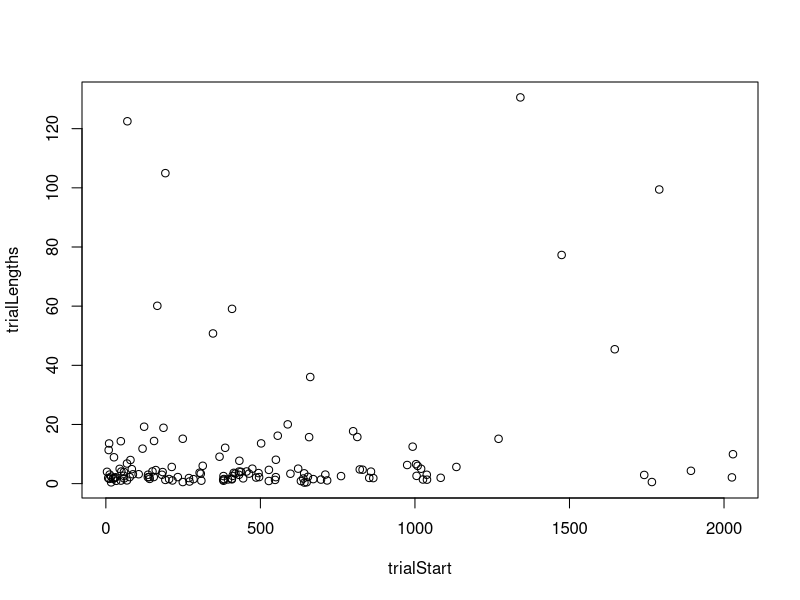
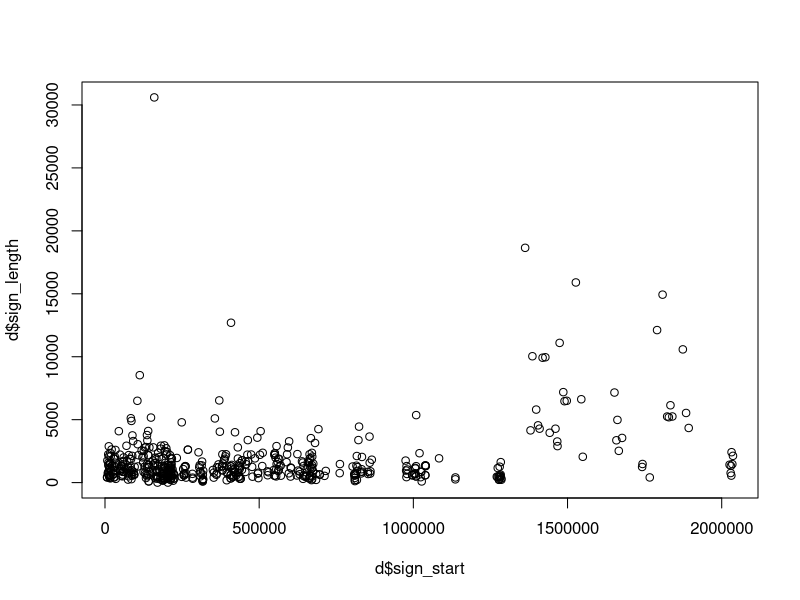
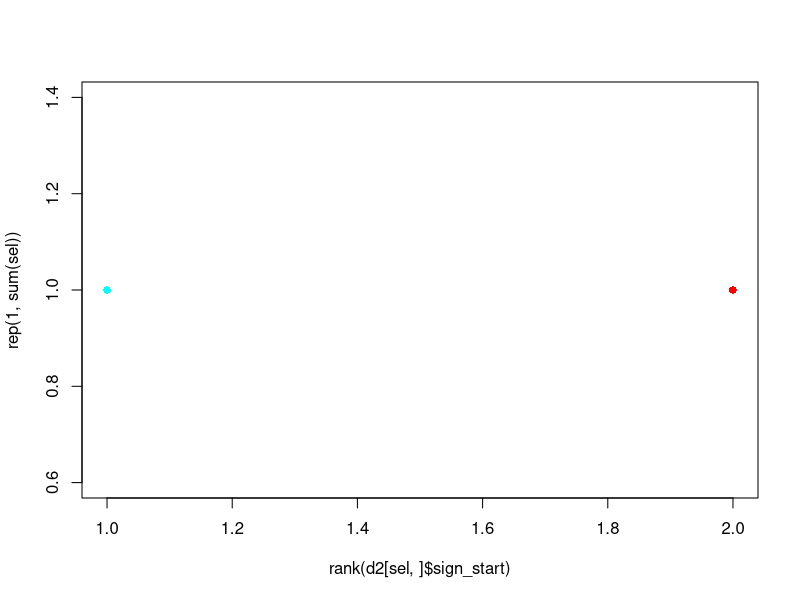

The R script that drew these images, in order: (Note: this script raises an error after producing the figures.)
setwd("~/Documents/MPI/KangSukColours/ColourExperiment/processing/")


colourNumbers = c("1","5","7","14",'18','24')
colourNames = c("red",'brown','black','green','yellow','pink')
names(colourNames) = colourNumbers
colourNamesDark = c("dark red", 'orange', 'gray', 'dark green','gold', 'purple')

checkIconicity = function(x){
  tx = table(x[x!=''])
  
  if(length(tx)==0){
    return(NA)
  }
  
  if(length(tx)==1){
    return(names(tx)[1])
  } else{
    print(paste("Warning: different iconicity values for sign"))
    print(tx)
    return(names(sort(tx,decreasing = T))[1])
  }
}

getDetails = function(x){
  x = strsplit(x,"_")[[1]]
  y = strsplit(x[5],"-")[[1]]
  return(c(week=as.numeric(x[3]), session=as.numeric(x[4]),y[1],y[2]))
}

findOverlaps = function(rangesA){
  
  overlaps = sapply(1:nrow(rangesA), function(i){
    # if start or end is within range, then findInterval returns 1,
    # so multiplying should only return 1 if BOTH are
    startO= findInterval(rangesA[,1], c(rangesA[i,1],rangesA[i,2])) 
    endO = findInterval(rangesA[,2], c(rangesA[i,1],rangesA[i,2]))
    (startO==1) | (endO==1)
  })
  ret = data.frame(which(overlaps==1, arr.ind = T))
  ret = ret[ret[,1]!=ret[,2],]
  if(nrow(ret)==0){
    return(NA)
  }
  ret = data.frame(t(apply(ret, 1, function(X){
    c(rangesA[X[1],], rangesA[X[2],])
  })))
  ret = ret[(ret[,2] - ret[,3]) != 0,]
  names(ret) = c("TrialA_start","TrialA_end","TrialB_start","TrialB_end")
  return(ret)
}

  
d = read.csv("../data/processedData/variants.csv", stringsAsFactors = F, quote='')

d[,c("week",'session','part1','part2')] = t(sapply(d$filename,getDetails))

d$week = as.numeric(d$week)

d = d[order(d$week,d$session,d$sign_start),]


#d = d[d$sign_value!='SAME',]
d = d[d$sign_value!='',]
d = d[d$sign_value!='?',]

d[d$sign_value=="FOLWER",]$sign_value = "FLOWER"
d[d$sign_value=="BIGHT",]$sign_value = "BRIGHT"
d[d$sign_value=="SIGINING",]$sign_value = "SIGNING"
d$sign_value = gsub("^ ","", d$sign_value)
d$sign_value = gsub(" $","", d$sign_value)
d$sign_value = toupper(d$sign_value)

#####
# Find any trials that are overlapping
overlaps = sapply(unique(d$filename),function(X){
  dx = d[d$filename==X,]
  dx = dx[!duplicated(dx$trial_start),]
  findOverlaps(cbind(dx$trial_start,dx$trial_end))
})

overlaps[!is.na(overlaps)]

# make sure that all iconicity ratings are the same
d$iconic[d$iconic==""] = NA
ndiff = tapply(d$iconic, d$sign_value, function(x){(length(unique(x[!is.na(x)])))})
names(ndiff) = tapply(d$sign_value, d$sign_value, function(x){head(x,1)})
ndiff[ndiff>1]

iconicityMeasures = tapply(d$iconic, d$sign_value, checkIconicity)
d$iconic = iconicityMeasures[d$sign_value]

# Check indexicality

d$Indexicality[d$Indexicality=="(-1"] = "No"
# One case:
d$Indexicality[d$Indexicality==""] = "Yes"

# trial lengths
trialLengths = tapply(d$trial_length,d$trial_start,head,n=1)/1000
trialStart = tapply(d$trial_start,d$trial_start,head,n=1)/1000

plot(trialLengths~trialStart)

plot(d$sign_length~d$sign_start)

#boxplot(d$sign_length~d$iconic, ylab='Sign duration', xlab='Iconic')

d2 = d[order(d$week,d$session, d$sign_start),]
sel = d2$trial_value=='19' & !d2$T0Check & nchar(d2$sign_value)>0
signs  = unique(d2[sel,]$sign_value)
set.seed(1211)
cols = sample(rainbow(length(signs)))
names(cols) = signs
plot(rank(d2[sel,]$sign_start),rep(1,sum(sel)), col=cols[d2[sel,]$sign_value], pch=16)

tapply(d$sign_value, d$week, function(X){length(unique(X))})

d$speaker = as.numeric(d$speaker)

d$speakerName = sapply(1:nrow(d),function(X){
  d[X,c("part1","part2")][,d$speaker[X]]
  })

inventedBy = tapply( d$speakerName, d$sign_value, head,n=1)  
d$inventedBy = inventedBy[d$sign_value]  




d$IX = grepl("IX",d$sign_notes)
d$OS = grepl("OS",d$sign_notes)
d$LW = grepl("LW",d$sign_notes)
d$SE = grepl("SE",d$sign_notes)

# absolute frequency
d$freq_week_4 = tapply(d[d$week==4,]$sign_value,d[d$week==4,]$sign_value, length)[d$sign_value]

# relative frequency, compared to other competitiors for the same colour
d$freq_week4_withinColour = NA

for(colx in colourNumbers){
  d$freq_week4_withinColour[d$trial_value==colx] = 0
  dx = d[d$trial_value==colx & d$week==4, ]
  tx = table(dx$sign_value)
  tx = tx / sum(tx)
  d[d$trial_value==colx & d$week==4,]$freq_week4_withinColour = tx[d[d$trial_value==colx & d$week==4,]$sign_value]
}



variants = data.frame()
for(colourID in colourNumbers){
  d2 =d[d$trial_value==colourID & nchar(d2[d2$week==1,]$sign_value)>0,]
  
  v = data.frame(colour=colourID, colourName = colourNames[which(colourNumbers==colourID)],sign=unique(d2[d2$week==1,]$sign_value), stringsAsFactors = F)
  
  v$freq_week_1 = table(d2[d2$week==1,]$sign_value)[v$sign]
  v$freq_week_4 = table(d2[d2$week==4,]$sign_value)[v$sign]
  
  
  v$freq_week_1_withinColour = 0
  v$freq_week_4_withinColour = 0
  
  signCounts = table(d2[d2$week==1,]$sign_value)
  signCounts = signCounts / sum(signCounts)
    
  v[v$sign %in% names(signCounts),]$freq_week_1_withinColour = signCounts[v[v$sign %in% names(signCounts),]$sign]
  
  signCounts = table(d2[d2$week==4,]$sign_value)
  signCounts = signCounts / sum(signCounts)
  
  v[v$sign %in% names(signCounts),]$freq_week_4_withinColour = signCounts[v[v$sign %in% names(signCounts),]$sign]
  
  
  
  
  v$iconic = tapply(d2$iconic, d2$sign_value, head,n=1)[v$sign]
  v$check = tapply(d2[d2$week==1,]$T0Check,d2[d2$week==1,]$sign_value,function(X){sum(X,na.rm=T)>0})[v$sign]
  v$inventedBy= tapply(d2$inventedBy, d2$sign_value, head, n=1)[v$sign]
  v$averageLength_week_1 = tapply(d2[d2$week==1,]$sign_length, d2[d2$week==1,]$sign_value, mean)
  
  v$averageTrialLength_week_1 = tapply(d2[d2$week==1,]$trial_length, d2[d2$week==1,]$sign_value, mean)
  
  variants = rbind(variants,v)
  
}

variants$iconic[is.na(variants$iconic)] = "No"
variants$freq_week_4[is.na(variants$freq_week_4)] = 0

b = read.delim("../data/otherData/SignProperties.tab", sep='\t', encoding = 'utf-8', stringsAsFactors = F)

b[b$Sign=="FOLWER",]$Sign = "FLOWER"
b[b$Sign=="BIGHT",]$Sign = "BRIGHT"
b[b$Sign=="SIGINING",]$Sign = "SIGNING"
b$Sign = gsub("^ ","", b$Sign)
b$Sign = gsub(" $","", b$Sign)
b$Sign = toupper(b$Sign)

variants$BodyAnchor = b[match(variants$sign, b$Sign),]$Body.Anchor

write.csv(variants,file='../data/processedData/variants_summary.csv')

allTargetVars = sort(unique(d[d$trial_value %in% colourNumbers,]$sign_value))

cat(
  paste(paste('"',allTargetVars,'"',sep=''),collapse='\n'),
  file="../processing/ListOfVariants.txt")

write.csv(d, file="../data/processedData/variants_processed.csv")

